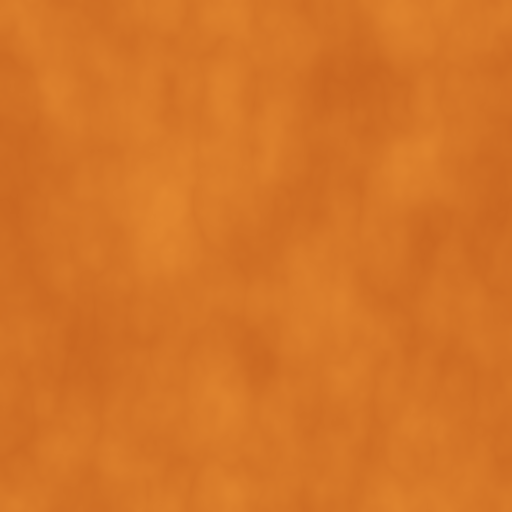
#> input picture assets/laperetik/tex/apricot.png, 1024 x 1024 px (shown at 1/2 size)
$ python -i composite.py   (imports and definitions only)
#> lines starting #> are read from the running program, lines starting #| are printed output that depends on the picture
"""Final compositing of the L'Apéretik reel: warm grade, halation, grain, vignette, beat punches and flashes,
kinetic French titles (Oswald / Playfair Display) inside the Instagram safe zone, the end card, and the export.
Usage:
  python3 tools/laperetik/composite.py frames 0.6 4.6 ...   # test frames -> exports/laperetik_work/comp_test/
  python3 tools/laperetik/composite.py video                 # exports/laperetik_reel.mp4 (+ _sans_son)
"""
import json, math, os, subprocess, sys
from functools import lru_cache
from multiprocessing import Pool
from pathlib import Path

import numpy as np
from PIL import Image, ImageDraw, ImageFilter, ImageFont

sys.path.insert(0, str(Path(__file__).resolve().parent))
import ig  # noqa: E402

ROOT = Path(__file__).resolve().parents[2]
# [1 line that did not run here, left out]
WORK = ROOT / "exports/laperetik_work"
F3D = WORK / "f3d"
FONTS = ROOT / "assets/laperetik/fonts"
TEX = ROOT / "assets/laperetik/tex"
# [1 line that did not run here, left out]
W, H, FPS, DUR = 1080, 1920, 24, 56.0
NFR = int(DUR * FPS)
LAST_3D = int(54.0 * FPS) - 1          # the last 2 s hold the frame still
CREAM = (244, 236, 223); ESPRESSO = (58, 42, 31); GOLD = (201, 161, 91); GOLD_L = (232, 196, 119); CARAMEL = (168, 120, 76)
SAFE = dict(left=80, right=W - 140, top=250, bottom=int(H * 0.8))
BEAT = 0.5


def clamp(x, a=0.0, b=1.0): return max(a, min(b, x))
def prog(t, a, b): return clamp((t - a) / (b - a))
def ease_out(p): return 1 - (1 - p) ** 3
def ease_in_out(p): return 4 * p ** 3 if p < 0.5 else 1 - (-2 * p + 2) ** 3 / 2
def ease_back(p, s=1.7): p -= 1; return 1 + (s + 1) * p ** 3 + s * p ** 2
def lerp(a, b, p): return a + (b - a) * p


@lru_cache(maxsize=None)
def font(name, size):
    return ImageFont.truetype(str(FONTS / f"{name}.ttf"), size)


# ------------------------------------------------------------------ look
# [34 lines left out: functions maps, grain_tiles, grade, not called in this run]


def halation(img, amount=0.08):
    small = img.resize((W // 4, H // 4), Image.BILINEAR)
    a = np.asarray(small).astype(np.float32) / 255
    lum = a.mean(axis=2, keepdims=True)
    hl = np.clip((lum - 0.72) / 0.28, 0, 1) * a
    hl_img = Image.fromarray((hl * 255).astype(np.uint8)).filter(ImageFilter.GaussianBlur(9)).resize((W, H), Image.BILINEAR)
    h = np.asarray(hl_img).astype(np.float32) / 255
    return h * np.array([1.0, 0.72, 0.42], np.float32) * amount


# ------------------------------------------------------------------ text
# [34 lines left out: functions text_img, paste, region_lum, not called in this run]


def auto_color(base, cx, cy, w, h):
    """cream on dark backgrounds, espresso on light ones"""
    return ESPRESSO if region_lum(base, cx, cy, w, h) > 0.6 else CREAM


# [158 lines left out: functions scrim_img, title, letter, arrow_img, line, gold_rule and 5 more, not called in this run]


# beat punches & flashes on the strong hits
HITS = [6.0, 10.0, 20.0, 34.0, 52.0]
CUTS = [4.0, 10.0, 20.0, 34.0, 42.0, 45.0, 48.0]


# [7 lines left out: function punch, not called in this run]


def flash(t):
    return 0.0          # no flashes or glare at all: every cut is clean


TEST_T = None


# [78 lines left out: functions frame_3d, composite, streaks_img, spiral_fx, base_frame, test, not called in this run]


def _job(fi):
    composite(fi).save(WORK / "comp" / f"c{fi:04d}.jpg", quality=95)
    return fi


# [30 lines left out: functions video, preview, not called in this run]


# [4 lines not run here, left out]

>>> import cv2
>>> picture = cv2.imread('../../assets/laperetik/tex/apricot.png', cv2.IMREAD_GRAYSCALE)
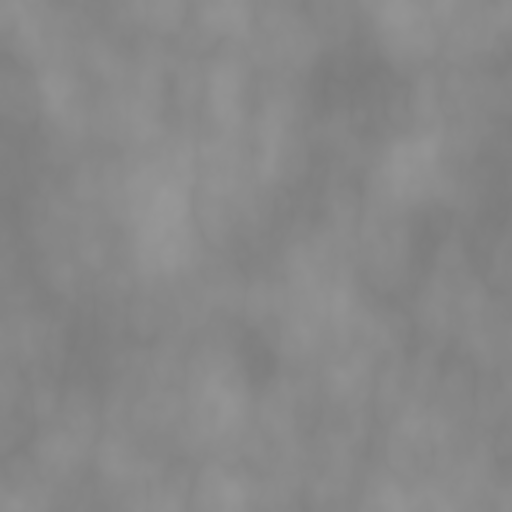
#> picture: shape (1024, 1024) (shown at 1/2 size); min 123, max 152, mean 135.7
>>> result = halation(picture)
#> (the run stopped early here; a loop or call above may not have finished)
